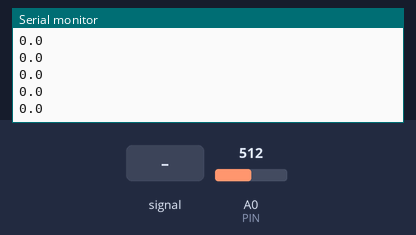
A sketch run on a simulated Arduino Uno, built with avr-gcc and run on an emulated ATmega328P. Shown: the last lines printed to the serial monitor. Inputs (shaded band) come from the test bench; at power-on: A0 (PIN) = 512.

Above: at 1.2 s.
1.3 s: A0 (PIN) fed a 200 Hz sine of ±81 counts around its level
At 1.34 s:
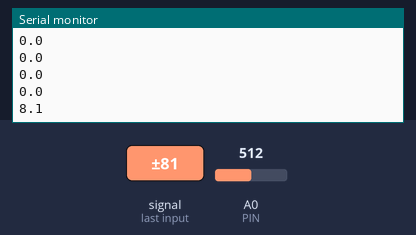
2.8 s: A0 (PIN) set to 716
At 2.8 s:
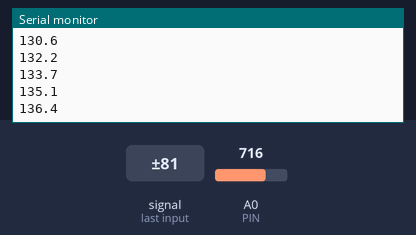
Timing chart, 0 to 5.8 s (numbered marks = the images above; inputs shaded):
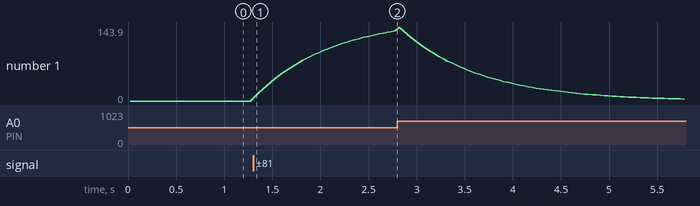

Measured:
- after the input at 1.3 s, the serial monitor: prints a new line at once (image 1)
- plotted number 1: 0 → 136.4 after the input at 1.3 s

The sketch:

test_weight_counter.ino
```cpp
const int PIN = A0;
const int SAMPLE_COUNT = 200;
const float ALPHA = 0.05;

float filteredPP = 0;
bool first = true;

void setup() {
  Serial.begin(115200);
}

void loop() {
  int maxVal = 0;
  int minVal = 1023;

  for (int i = 0; i < SAMPLE_COUNT; i++) {
    int v = analogRead(PIN);
    if (v > maxVal) maxVal = v;
    if (v < minVal) minVal = v;
  }

  float pp = (float)(maxVal - minVal);

  if (first) {
    filteredPP = pp;
    first = false;
  } else {
    filteredPP = ALPHA * pp + (1.0 - ALPHA) * filteredPP;
  }

  Serial.println(filteredPP, 1);
  delay(20);
}
```
